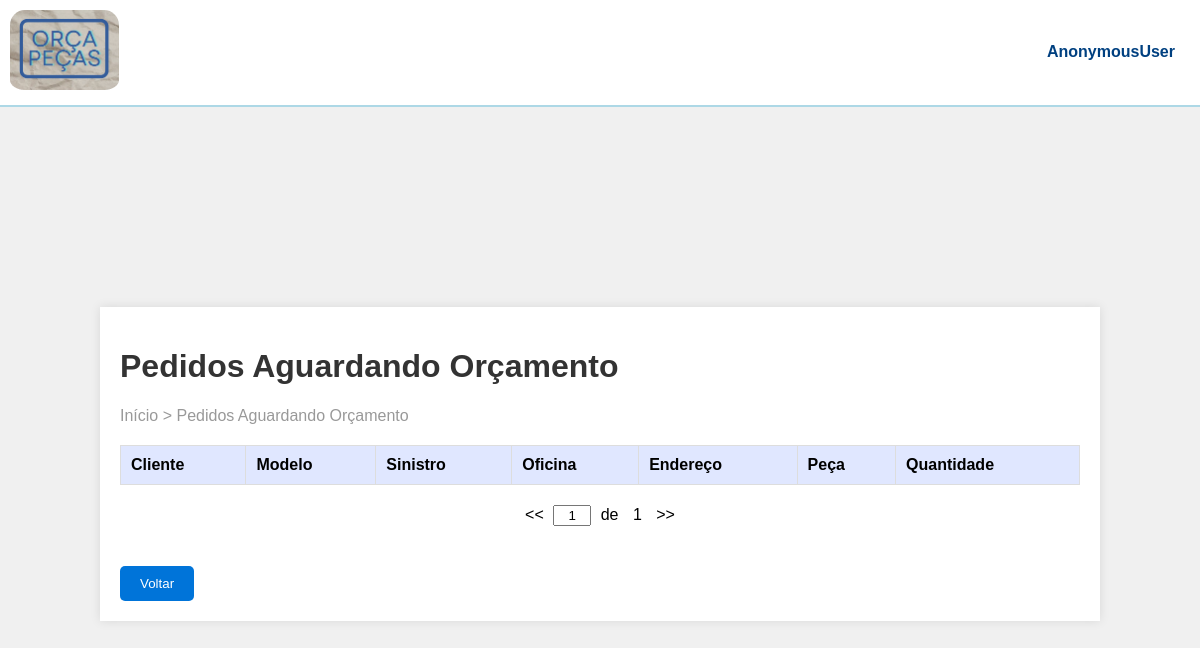
The page /orcamento_detalhes/ on the database as committed earlier.
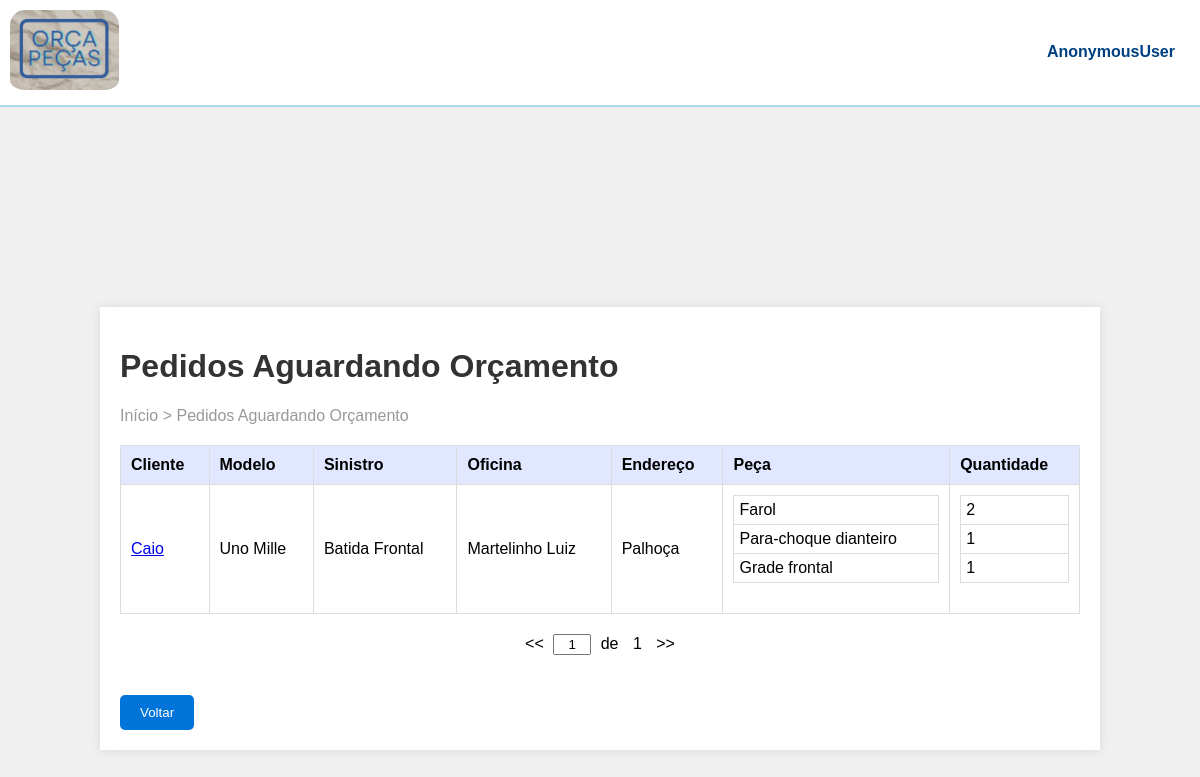
The same page on the database as committed later.
### orcaPecas/models.py (models this page shows, shortened)
class Orcamento(models.Model):
    criador = models.ForeignKey(User, on_delete=models.CASCADE)
    nome = models.CharField(max_length=100)
    modelo = models.CharField(max_length=100)
    placa = models.CharField(max_length=100)
    data_criacao = models.DateTimeField(auto_now_add=True)
    oficina_entrega_nome = models.CharField(max_length=100)
    oficina_entrega_endereco = models.TextField()
    status = models.CharField(max_length=27, default='Pendente')
    comentarios_cliente = models.TextField(blank=True, null=True)
    comentarios_fornecedor = models.TextField(blank=True, null=True)
    prazo_entrega = models.DateField(blank=True, null=True)
    valor_total = models.DecimalField(max_digits=10, decimal_places=2, blank=True, null=True)
    itens_orcamento = models.JSONField(default=list)

### orcaPecas/views.py (the view)
# urls.py: path('orcamento_detalhes/', views.exibir_orcamento, name='orcamento_detalhes'),
def exibir_orcamento(request):
    orcamentos = Orcamento.objects.filter(status='Pendente')
    return render(request, 'pages/orcamento_detalhes.html', {'orcamentos': orcamentos})

### orcaPecas/templates/pages/orcamento_detalhes.html (shortened to what this page needs)
{% load static %}
<!DOCTYPE html>
<html lang="en">
<head>
    <link rel="stylesheet" href="{% static 'css/style_orcamento.css' %}" />
</head>
<body>
  <header>
    <img src="{% static 'images/logoOrcaPecas.PNG' %}" alt="Logo" />
    <span class="user-name">{{ user }}</span>
  </header>
  <div class="container">
    <h1>Pedidos Aguardando Orçamento</h1>
    <div class="breadcrumb">Início > Pedidos Aguardando Orçamento</div>
    <div class="table-container">
    <table>
        <thead>
          <th>Cliente</th>
          <th>Modelo</th>
          <th>Sinistro</th>
          <th>Oficina</th>
          <th>Endereço</th>
          <th>Peça</th>
          <th>Quantidade</th>
        </thead>
        <tbody>
            {% for orcamento in orcamentos %}
          <tr>
            <td>
                <a href="{%url 'orcamento' orcamento.id %}">{{orcamento.nome}}</a>
            </td>
            <td>{{orcamento.modelo}}</td>
            <td>{{orcamento.comentarios_cliente}}</td>
            <td>{{orcamento.oficina_entrega_nome}}</td>
            <td>{{orcamento.oficina_entrega_endereco}}</td>
             <td>
              <table class="sub-table">
                {% for item in orcamento.itens_orcamento %}
                <tr>
                    <td>{{ item.peca }}</td>
                </tr>
                {% endfor %}
            </table>
        </td>
        <td>
            <table class="sub-table">
                {% for item in orcamento.itens_orcamento %}
                <tr>
                    <td>{{ item.quantidade }}</td>
                </tr>
                {% endfor %}
            </table>
                </td>
          </tr>
          {% endfor %}
        </tbody>
      </table>
    </div>
    <div class="pagination">
        <span>&lt;&lt;</span>
        <input type="text" value="1">
        <span>de</span>
        <span>1</span>
        <span>&gt;&gt;</span>
    </div>
    <a href="{% url 'index2' %}"><button
            type="button"
            class="btn-back"
          >Voltar</button></a>
  </div>
</body>
</html>

Rows that differ between the two databases and show on the page:
now on this page (row edited): Orcamento: nome "Caio", modelo "Uno Mille", comentarios_cliente "Batida Frontal", oficina_entrega_nome "Martelinho Luiz", oficina_entrega_endereco "Palhoça", peca "Farol" "Para-choque dianteiro" "Grade frontal", quantidade "2" "1" "1"
